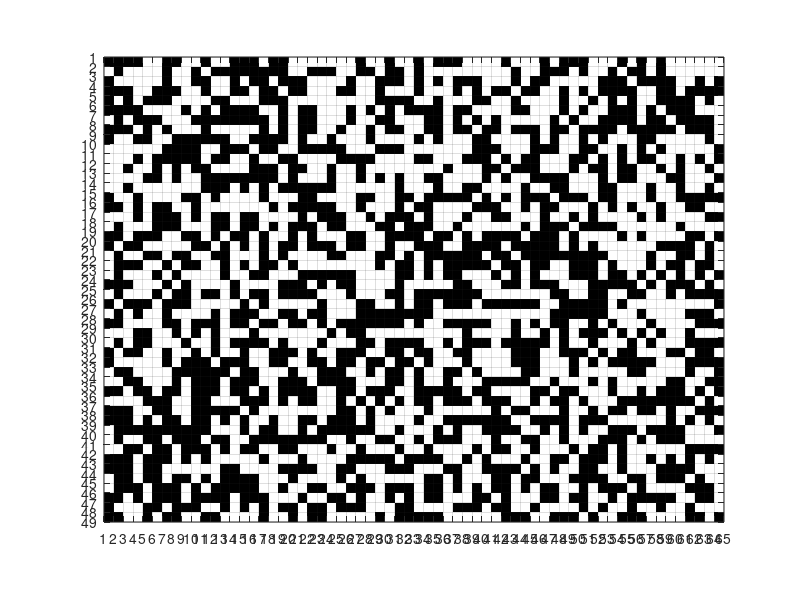

This figure's MATLAB source: (Note: this script raises an error after producing the figure.)
clear;
close all;
clc;
profile on
UpFolder = fileparts(pwd);
addpath(fullfile(UpFolder, 'libraries/l1magic/Optimization'));
addpath(fullfile(UpFolder, 'libraries/l1magich/Measurements'));
addpath(fullfile(UpFolder, 'libraries/l1magic/Data'));
addpath(fullfile(UpFolder, 'libraries/spgl1-1.9'));
addpath(fullfile(UpFolder, 'libraries/SL0'));
addpath(fullfile(UpFolder, 'libraries/TwIST_v2'));
addpath(fullfile(UpFolder, 'libraries/lzw'));
addpath(fullfile(UpFolder, 'libraries/pureAC'));
addpath(fullfile(UpFolder, 'libraries/'));
addpath(fullfile(UpFolder, 'libraries/BallLabsAlgo'));
addpath(fullfile(UpFolder, 'Frame\'));

imageOriginalPath = 'C:\Users\Jay\Desktop\Research\Legacy_IEEE_ACCESS_CS_based_image_compression';
imageFiles = [dir(fullfile(imageOriginalPath,'*png'));
              dir(fullfile(imageOriginalPath,'*tiff'));
              dir(fullfile(imageOriginalPath,'*tif'));
              dir(fullfile(imageOriginalPath,'*jpg'));
              dir(fullfile(imageOriginalPath,'*bmp'));
              dir(fullfile(imageOriginalPath,'*mat'))];
numFiles = length(imageFiles);
%___SIMULATION SETUPS___
simulation_parameter.macro_block_size                = 8;
simulation_parameter.n                               = simulation_parameter.macro_block_size^2; % NOTE: small error still present after increasing m;
simulation_parameter.measurement_matrix_lists        = [48 32 16 8];
simulation_parameter.bit                             = [3 4 5 6];
simulation_parameter.measurement_matrix_construction = 'binary_random';
simulation_parameter.reconstruction_algorithm        = 'l1_eq_pd';
simulation_parameter.transformation_algorithm        = 'idct';
simulation_parameter.color_mode                      = 'a_grey';

for matrix_loop = 1:length(simulation_parameter.measurement_matrix_lists)
    for quantization_bit = 1:length(simulation_parameter.bit)
        reset = 1;
        switch simulation_parameter.measurement_matrix_lists(matrix_loop)
            case {64}
                simulation_parameter.m             = simulation_parameter.measurement_matrix_lists(matrix_loop);
                simulation_parameter.sampling_rate = 1;
            case {48}
                simulation_parameter.m             = simulation_parameter.measurement_matrix_lists(matrix_loop);
                simulation_parameter.sampling_rate = 0.75;
            case {32}
                simulation_parameter.m             = simulation_parameter.measurement_matrix_lists(matrix_loop);
                simulation_parameter.sampling_rate = 0.50;
            case {16}
                simulation_parameter.m             = simulation_parameter.measurement_matrix_lists(matrix_loop);
                simulation_parameter.sampling_rate = 0.25;        
            case {8}
                simulation_parameter.m             = simulation_parameter.measurement_matrix_lists(matrix_loop);
                simulation_parameter.sampling_rate = 0.1250;
            case {4}
                simulation_parameter.m             = simulation_parameter.measurement_matrix_lists(matrix_loop);
                simulation_parameter.sampling_rate = 0.0625;
            case {2}
                simulation_parameter.m             = simulation_parameter.measurement_matrix_lists(matrix_loop);
                simulation_parameter.sampling_rate = 0.03125;
            case {1}
                simulation_parameter.m             = simulation_parameter.measurement_matrix_lists(matrix_loop);
                simulation_parameter.sampling_rate = 0.015625;
            case {0.5}
                simulation_parameter.m             = simulation_parameter.measurement_matrix_lists(matrix_loop);
                simulation_parameter.sampling_rate = 0.0078125;
        end
        
        switch simulation_parameter.measurement_matrix_construction
            case 'binary_random'
                temp_matrix = load('random_matrix.mat');
                simulation_parameter.phi = temp_matrix.ans(1:simulation_parameter.m,1:simulation_parameter.n);
                %simulation_parameter.phi = randi([0, 1], [simulation_parameter.m, simulation_parameter.n]); % This will give you a friendly measurement matrix (M must smaller than N)
            case 'binary_walsh_hadamard'
                hadamard_matrix          = hadamard(simulation_parameter.n);
                HadIdx                   = 0:simulation_parameter.n-1;       % Hadamard index
                M                        = log2(simulation_parameter.n)+1;    % Number of bits to represent the index
                binHadIdx                = fliplr(dec2bin(HadIdx,M))-'0';     % Bit reversing of the binary index
                binSeqIdx                = zeros(simulation_parameter.n,M-1); % Pre-allocate memory
                for k = M:-1:2
                    % Binary sequency index
                    binSeqIdx(:,k) = xor(binHadIdx(:,k),binHadIdx(:,k-1));
                end
                SeqIdx                   = binSeqIdx*pow2((M-1:-1:0)');   % Binary to integer sequency index
                walshMatrix              = hadamard_matrix(SeqIdx+1,:);   % 1-based indexing
                simulation_parameter.phi = max(walshMatrix(1:simulation_parameter.m,1:simulation_parameter.n), 0);
            case 'binary_walsh_hadamard_zigzag'
                hadamard_matrix          = hadamard(simulation_parameter.n);
                HadIdx                   = 0:simulation_parameter.n-1;        % Hadamard index
                M                        = log2(simulation_parameter.n)+1;    % Number of bits to represent the index
                binHadIdx                = fliplr(dec2bin(HadIdx,M))-'0';     % Bit reversing of the binary index
                binSeqIdx                = zeros(simulation_parameter.n,M-1); % Pre-allocate memory
                for k = M:-1:2
                    % Binary sequency index
                    binSeqIdx(:,k) = xor(binHadIdx(:,k),binHadIdx(:,k-1));
                end
                SeqIdx                   = binSeqIdx*pow2((M-1:-1:0)');   % Binary to integer sequency index
                walshMatrix              = hadamard_matrix(SeqIdx+1,:);   % 1-based indexing
                simulation_parameter.phi = max(walshMatrix,0);
                sub_phi.x                = zeros(1, size(simulation_parameter.phi,1)/simulation_parameter.macro_block_size) + simulation_parameter.macro_block_size;
                sub_phi.y                = zeros(1, size(simulation_parameter.phi,2)/simulation_parameter.macro_block_size) + simulation_parameter.macro_block_size;
                simulation_parameter.phi = mat2cell(simulation_parameter.phi, sub_phi.x, sub_phi.y);
                %___Re-order to AC DC
                t=0;
                l=size(simulation_parameter.phi);
                sum_=l(2)*l(1);  %calculating the M*N
                for d=2:sum_
                 c=rem(d,2);  %checking whether even or odd
                    for i=1:l(1)
                        for j=1:l(2)
                            if((i+j)==d)
                                t=t+1;
                                if(c==0)
                                simulation_parameter.phi_temp(t,:) = simulation_parameter.phi{j,d-j}(:)';
                                else          
                                simulation_parameter.phi_temp(t,:) = simulation_parameter.phi{d-j,j}(:)';
                                end
                             end    
                         end
                     end
                end
                simulation_parameter.phi = max(simulation_parameter.phi_temp(1:simulation_parameter.m,1:simulation_parameter.n),0);
            case 'binary_walsh_hadamard_hubert'
            case 'binary_hadamard'
                hadamard_matrix          = hadamard(simulation_parameter.n);  
                simulation_parameter.phi = max(hadamard_matrix,0);
                sub_phi.x                = zeros(1, size(simulation_parameter.phi,1)/simulation_parameter.macro_block_size) + simulation_parameter.macro_block_size;
                sub_phi.y                = zeros(1, size(simulation_parameter.phi,2)/simulation_parameter.macro_block_size) + simulation_parameter.macro_block_size;
                simulation_parameter.phi = mat2cell(simulation_parameter.phi, sub_phi.x, sub_phi.y);
                %___Re-order to AC DC
                t=0;
                l=size(simulation_parameter.phi);
                sum_=l(2)*l(1);  %calculating the M*N
                for d=2:sum_
                 c=rem(d,2);  %checking whether even or odd
                    for i=1:l(1)
                        for j=1:l(2)
                            if((i+j)==d)
                                t=t+1;
                                if(c==0)
                                    simulation_parameter.phi_temp(t,:) = simulation_parameter.phi{j,d-j}(:)';
                                else          
                                    simulation_parameter.phi_temp(t,:) = simulation_parameter.phi{d-j,j}(:)';
                                end
                             end    
                         end
                     end
                end
                simulation_parameter.phi = max(simulation_parameter.phi_temp(1:simulation_parameter.m,1:simulation_parameter.n),0);
        end

        mat = simulation_parameter.phi;  % Your sample matrix
        [r, c] = size(mat);                          % Get the matrix size
        imagesc((1:c)+0.5, (1:r)+0.5, mat);          % Plot the image
        colormap(gray);                              % Use a gray colormap
        axis equal                                   % Make axes grid sizes equal
        set(gca, 'XTick', 1:(c+1), 'YTick', 1:(r+1), ...  % Change some axes properties
                 'XLim', [1 c+1], 'YLim', [1 r+1], ...
                 'GridLineStyle', '-', 'XGrid', 'on', 'YGrid', 'on');
        %___THETA___
        %___NOTE: Avoid calculating Psi (nxn) directly to avoid memory issues___
        simulation_parameter.theta = zeros(simulation_parameter.m,simulation_parameter.n);
        for theta_loop = 1:simulation_parameter.n
            ek = zeros(1,simulation_parameter.n);
            ek(theta_loop) = 1;
            switch simulation_parameter.transformation_algorithm
                case 'idct'
                    simulation_parameter.psi = idct2(ek)';
                case 'ifwht'
                    simulation_parameter.psi = ifwht(ek)';
            end
            simulation_parameter.theta(:,theta_loop) = simulation_parameter.phi*simulation_parameter.psi;
        end
            frame_index = 1;
            for frame_number = 1:1
                frame_number
                %___LOAD IMAGE___
                load_frame = imread(imageFiles(frame_number).name);
                if(strcmp(simulation_parameter.color_mode,'rgb') || strcmp(simulation_parameter.color_mode,'RGB'))
                    frame = load_frame(:,:,:);
                    frame = frame(1:640, 1:640, :);
                    plane = 3;
                elseif(strcmp(simulation_parameter.color_mode,'gray') || strcmp(simulation_parameter.color_mode,'GRAY'))
                    frame = rgb2gray(load_frame);
                    frame = frame(1:600, 1:800, :);
                    plane = 1;
                else
                    frame = load_frame;
                    %frame = frame(1:640, 1:640, :);
                    plane = 1;
                end

                %___RESET STATE___
                sub_block.x = zeros(1, size(frame,1)/simulation_parameter.macro_block_size) + simulation_parameter.macro_block_size;
                sub_block.y = zeros(1, size(frame,2)/simulation_parameter.macro_block_size) + simulation_parameter.macro_block_size;
                for i = 1:plane
                    frame_temp(:,:,i) = mat2cell(frame(:,:,i), sub_block.x, sub_block.y);
                end
                
                %___RESET STATE___
                if(reset == 1)
                    reset                               = 0;
                    bits                                = 0;
                    quantization.quantization_parameter = zeros(simulation_parameter.m, 1);
                    y.up_encoder                        = zeros((simulation_parameter.m), size(frame,2)/simulation_parameter.macro_block_size);
                    y.up_encoder_SDPC                   = zeros((simulation_parameter.m), size(frame,2)/simulation_parameter.macro_block_size);
                    y.up_encoder_JB                     = zeros((simulation_parameter.m), size(frame,2)/simulation_parameter.macro_block_size);
                    y.up_encoder_new                    = zeros((simulation_parameter.m), size(frame,2)/simulation_parameter.macro_block_size);
                    y.up_decoder                        = zeros((simulation_parameter.m), size(frame,2)/simulation_parameter.macro_block_size);
                    y.left_encoder                      = zeros(simulation_parameter.m, 1);
                    y.left_encoder_SDPC                 = zeros(simulation_parameter.m, 1);
                    y.left_encoder_JB                   = zeros(simulation_parameter.m, 1);
                    y.left_encoder_new                  = zeros(simulation_parameter.m, 1);
                    y.up_left_encoder                   = zeros(simulation_parameter.m, 1);
                    y.up_left_encoder_SDPC              = zeros(simulation_parameter.m, 1);
                    y.up_left_encoder_JB                = zeros(simulation_parameter.m, 1);
                    y.up_left_encoder_new               = zeros(simulation_parameter.m, 1);
                    y.up_right_encoder                  = zeros(simulation_parameter.m, 1);
                    y.dc_encoder                        = zeros(simulation_parameter.m, 1);
                    y.left_decoder                      = zeros(simulation_parameter.m, 1);
                    y.up_left_decoder                   = zeros(simulation_parameter.m, 1);
                    y.up_right_decoder                  = zeros(simulation_parameter.m, 1);
                    y.dc_decoder                        = zeros(simulation_parameter.m, 1);
                    y.predicted_encoder                 = zeros(simulation_parameter.m, 1);
                    y.measurement                       = cell(size(sub_block.x,2), size(sub_block.y,2), plane);
                    y.residual                          = cell(size(sub_block.x,2), size(sub_block.y,2), plane);
                    y.combine                           = cell(size(sub_block.x,2), size(sub_block.y,2), plane);
                    y.quantized                         = cell(size(sub_block.x,2), size(sub_block.y,2), plane);
                    y.dequantized                       = cell(size(sub_block.x,2), size(sub_block.y,2), plane);
                    temp_padding                        = zeros(size(frame,1)+2, size(frame,2)+2, plane);
                    res_temp_padding                    = zeros(size(frame,1)+2, size(frame,2)+2, plane);
                    reconstructed_image                 = cell(size(sub_block.x,2), size(sub_block.y,2), plane);
                    res_reconstructed_image             = cell(size(sub_block.x,2), size(sub_block.y,2), plane);
                    modes                               = zeros(size(frame,1)/simulation_parameter.macro_block_size, size(frame,2)/simulation_parameter.macro_block_size, plane);
                    res_video_buffer                    = zeros(size(frame,1), size(frame,2), plane, 100);
                    video_buffer                        = zeros(size(frame,1), size(frame,2), plane, 100);
                    for i = 1:size(sub_block.x, 2)
                        for j = 1:size(sub_block.y, 2)
                            for k = 1:plane
                                y.measurement{i,j,k}           = zeros(simulation_parameter.m, 1);
                                y.combine{i,j,k}               = zeros(simulation_parameter.m, 1);
                                y.residual{i,j,k}              = zeros(simulation_parameter.m, 1);
                                y.quantized{i,j,k}             = zeros(simulation_parameter.m, 1);
                                y.dequantized{i,j,k}           = zeros(simulation_parameter.m, 1);
                                reconstructed_image{i,j,k}     = zeros(simulation_parameter.m, 1);
                                res_reconstructed_image{i,j,k} = zeros(simulation_parameter.m, 1);
                            end
                        end
                    end
                end

                %___THE RANDOM PROJECTION___
                disp('Random prejection...');
                for k = 1:plane
                    for i = 1:size(frame,1)/simulation_parameter.macro_block_size
                        for j = 1:size(frame,2)/simulation_parameter.macro_block_size
                           one_block_image(:,:,k)         = reshape(frame_temp{i,j,k},simulation_parameter.macro_block_size^2,1);
                           y.measurement{i,j,k}           = BCS_encoder(double(one_block_image(:,:,k)), simulation_parameter.phi); %___Sampling
                        end
                    end
                end

                residual_entropy_SQ = 0;
                residual_entropy_DPCM = 0;
                residual_entropy_SDPC = 0;
                residual_entropy_JB = 0;
                residual_entropy_new = 0;

                disp('Intra-Frame Coding...');
                residual_entropy = 0;
                previous = zeros(simulation_parameter.m, 1);
                for k = 1:plane
                    for i = 1:size(frame,1)/simulation_parameter.macro_block_size
                        for j = 1:size(frame,2)/simulation_parameter.macro_block_size
                            y.residual{i,j,k}                               = y.measurement{i,j,k}; 
                            %___SQ coding___
                            bit_depth                                       = simulation_parameter.bit(quantization_bit); % compute number of levles    
                            quantization.quantization_parameter_SQ(i,j,k)   = (max(y.residual{i,j,k})-min(y.residual{i,j,k}))/2^bit_depth; % compute step size of uniform quantizer
                            y.quantized_SQ{i,j,k}                           = round(y.residual{i,j,k}/quantization.quantization_parameter_SQ(i,j,k));  %compute quantized image
                            y.quantized_SQ{i,j,k}(isinf(y.quantized_SQ{i,j,k})|isnan(y.quantized_SQ{i,j,k})) = 0; % Replace NaNs and infinite values with zeros
                            residual_entropy_SQ                             = residual_entropy_SQ + Measurement_Entropy(y.quantized_SQ{i,j,k}, size(frame,1)*size(frame,2));
                            y.dequantized_SQ{i,j,k}                         = (y.quantized_SQ{i,j,k}*quantization.quantization_parameter_SQ(i,j,k));
                            previous                                        = y.dequantized_SQ{i,j,k};
                            
                            x_hat_SQ{i,j,k}                                 = BCS_reconstruction(y.dequantized_SQ{i,j,k}, ...
                                                                                                 simulation_parameter.theta, ...
                                                                                                 simulation_parameter.phi, ...
                                                                                                 simulation_parameter.transformation_algorithm , ...
                                                                                                 simulation_parameter.reconstruction_algorithm, ...
                                                                                                 simulation_parameter.macro_block_size);  
                        end
                    end
                end
                
                disp('Finished...');
                %___QUATITATIVE MATRICES___
                quantitative_metrices.psnr_SQ(matrix_loop, quantization_bit)             = PSNR(uint8(cell2mat(x_hat_SQ(:,:,:,frame_number))), frame);
                quantitative_metrices.ssim_SQ(matrix_loop, quantization_bit)             = ssim(uint8(cell2mat(x_hat_SQ(:,:,:,frame_number))), frame);
                quantitative_metrices.entropy_bits_SQ(matrix_loop, quantization_bit)     = residual_entropy_SQ;
            end
    end
end
colorstring = 'kbgry';
figure;
for i = 1:length(simulation_parameter.bit) 
    plot(quantitative_metrices.entropy_bits_SQ(:,i), quantitative_metrices.ssim_SQ(:,i), 'Color', colorstring(i), 'LineWidth', 2);
    hold on
end
title('Parrots');
xlabel('Bitrate (bpp)', 'Fontsize', 10);
ylabel('SSIM', 'Fontsize', 10);
legend('75%', '50%', '25%', '12.5%','Fontsize', 10,'Location', 'SouthEast');

profile report
profile off